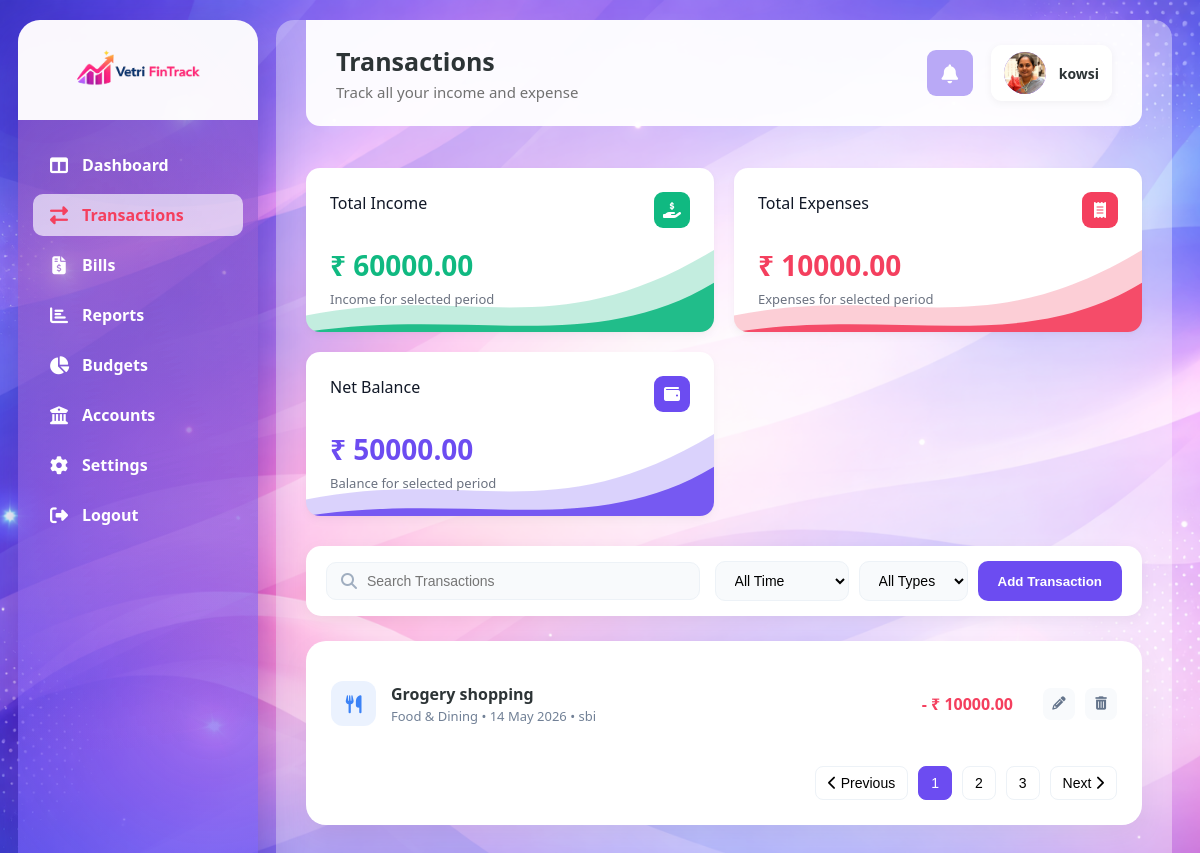
Screenshot of /transactions/ (signed in) with the database file from the repository.
### dashboard/models.py (models this page shows, shortened)
class UserProfile(models.Model):
    user = models.OneToOneField(User, on_delete=models.CASCADE, related_name='profile')
    income_source = models.CharField(max_length=50, blank=True, null=True)
    monthly_income = models.DecimalField(max_digits=12, decimal_places=2, blank=True, null=True)
    money_management_methods = models.JSONField(default=list, blank=True, null=True)
    phone_number = models.CharField(max_length=20, blank=True, null=True)
    currency = models.CharField(max_length=10, default='INR')
    two_factor_auth = models.BooleanField(default=False)
    bill_reminders = models.BooleanField(default=True)
    budget_alerts = models.BooleanField(default=True)
    transaction_alerts = models.BooleanField(default=False)
    upi_connected = models.BooleanField(default=True)
    bank_account_connected = models.BooleanField(default=True)
    profile_picture = models.ImageField(upload_to='profile_pics/', blank=True, null=True)
    onboarding_completed = models.BooleanField(default=False)
    created_at = models.DateTimeField(auto_now_add=True)

class Account(models.Model):
    user = models.ForeignKey(User, on_delete=models.CASCADE, related_name='accounts')
    type = models.CharField(max_length=50, choices=[('bank', 'Bank'), ('upi', 'UPI'), ('wallet', 'Wallet'), ('credit_card', 'Credit Card')])
    account_holder_name = models.CharField(max_length=200, blank=True, null=True)
    account_type = models.CharField(max_length=100, blank=True, null=True)
    account_number = models.CharField(max_length=100, blank=True, null=True)
    provider = models.CharField(max_length=100, blank=True, null=True)
    initial_balance = models.DecimalField(max_digits=12, decimal_places=2, default=0)
    created_at = models.DateTimeField(auto_now_add=True)

class Transaction(models.Model):
    user = models.ForeignKey(User, on_delete=models.CASCADE, related_name='transactions', blank=True, null=True)
    account = models.ForeignKey(Account, on_delete=models.SET_NULL, related_name='transactions', blank=True, null=True)
    title = models.CharField(max_length=200)
    amount = models.DecimalField(max_digits=10, decimal_places=2)
    category = models.ForeignKey(Category, on_delete=models.CASCADE)
    date = models.DateField()
    description = models.TextField(blank=True, null=True)
    created_at = models.DateTimeField(default=timezone.now)

class Category(models.Model):
    name = models.CharField(max_length=100)
    type = models.CharField(max_length=20, choices=[('income', 'Income'), ('expense', 'Expense')])

### dashboard/views.py (the view)
# urls.py: path('transactions/', views.transactions_view, name='transactions'),
def transactions_view(request):
    if not request.user.is_authenticated:
        return redirect('login')
    profile = get_or_create_profile(request.user)
    account_holder = request.user.first_name or request.user.username
    accounts = Account.objects.filter(user=request.user).order_by('-created_at')
    if accounts.exists():
        account_holder = accounts.first().account_holder_name or account_holder
    date_range = request.GET.get('date_range', 'all')
    transaction_type = request.GET.get('type', 'all')
    search_query = request.GET.get('search', '')
    transactions_query = Transaction.objects.filter(user=request.user).select_related('category', 'account').order_by('-date')
    if search_query:
        transactions_query = transactions_query.filter(title__icontains=search_query)
    if transaction_type != 'all':
        transactions_query = transactions_query.filter(category__type=transaction_type)
    today = timezone.localdate()
    if date_range == '7_days':
        transactions_query = transactions_query.filter(date__gte=today - timezone.timedelta(days=7))
    elif date_range == '30_days':
        transactions_query = transactions_query.filter(date__gte=today - timezone.timedelta(days=30))
    elif date_range == '90_days':
        transactions_query = transactions_query.filter(date__gte=today - timezone.timedelta(days=90))
    total_income = transactions_query.filter(category__type='income').aggregate(Sum('amount'))['amount__sum'] or Decimal('0')
    if profile.monthly_income:
        total_income += profile.monthly_income
    total_expense = transactions_query.filter(category__type='expense').aggregate(Sum('amount'))['amount__sum'] or Decimal('0')
    net_balance = total_income - total_expense
    categories = Category.objects.all()
    context = {        'profile': profile,
        'account_holder': account_holder,
        'transactions': transactions_query,
        'total_income': total_income,
        'total_expense': total_expense,
        'net_balance': net_balance,
        'categories': categories,
        'accounts': accounts,
        'date_range': date_range,
        'transaction_type': transaction_type,
        'search_query': search_query,
        'transaction_form': TransactionForm(user=request.user),
    }
    return render(request, 'transactions.html', context)

### templates/transactions.html (shortened to what this page needs)
{% extends 'base_dashboard.html' %}
{% load static %}
{% block extra_head %}
<link rel="stylesheet" href="{% static 'css/transactions.css' %}?v=1.1">
{% endblock %}
{% block page_title %}Transactions{% endblock %}
{% block page_subtitle %}Track all your income and expense{% endblock %}
{% block content %}
<div class="transactions-container">
    <section class="transactions-summary-grid">
        <div class="summary-card card-income">
            <div class="card-header">
                <div class="card-title">Total Income</div>
                <div class="card-icon"><i class="fas fa-hand-holding-usd"></i></div>
            </div>
            <div class="card-amount">&#8377; {{ total_income|floatformat:2 }}</div>
            <div class="card-label">Income for selected period</div>
        </div>
        <div class="summary-card card-expense">
            <div class="card-header">
                <div class="card-title">Total Expenses</div>
                <div class="card-icon"><i class="fas fa-receipt"></i></div>
            </div>
            <div class="card-amount">&#8377; {{ total_expense|floatformat:2 }}</div>
            <div class="card-label">Expenses for selected period</div>
        </div>
        <div class="summary-card card-balance">
            <div class="card-header">
                <div class="card-title">Net Balance</div>
                <div class="card-icon"><i class="fas fa-wallet"></i></div>
            </div>
            <div class="card-amount">&#8377; {{ net_balance|floatformat:2 }}</div>
            <div class="card-label">Balance for selected period</div>
        </div>
    </section>
    <div class="transactions-controls">
        <div class="search-box">
            <form method="GET" id="filter-form">
                <i class="fas fa-search"></i>
                <input type="text" name="search" placeholder="Search Transactions" value="{{ search_query }}">
            </form>
        </div>
        <div class="filter-group">
            <select name="date_range" onchange="applyFilters()">
                <option value="all" {% if date_range == 'all' %}selected{% endif %}>All Time</option>
            </select>
            <select name="type" onchange="applyFilters()">
                <option value="all" {% if transaction_type == 'all' %}selected{% endif %}>All Types</option>
            </select>
            <button class="add-btn" onclick="openModal()">Add Transaction</button>
        </div>
    </div>
    <div class="transactions-table-container">
        <div class="transactions-list">
            {% for t in transactions %}
            <div class="transaction-item">
                <div class="item-left">
                    <div class="item-icon
                        {% if t.category.name|lower == 'food & dining' %}icon-food
                        {% elif t.category.name|lower == 'shopping' %}icon-shopping
                        {% elif t.category.name|lower == 'entertainment' %}icon-entertainment
                        {% elif t.category.name|lower == 'bills & utilities' %}icon-bills
                        {% elif t.category.name|lower == 'transportation' %}icon-transport
                        {% elif t.category.type == 'income' %}icon-income
                        {% else %}icon-other{% endif %}">
                        <i class="fas
                            {% if t.category.name|lower == 'food & dining' %}fa-utensils
                            {% elif t.category.name|lower == 'shopping' %}fa-shopping-bag
                            {% elif t.category.name|lower == 'entertainment' %}fa-film
                            {% elif t.category.name|lower == 'bills & utilities' %}fa-file-invoice-dollar
                            {% elif t.category.name|lower == 'transportation' %}fa-car
                            {% elif t.category.type == 'income' %}fa-money-bill-wave
                            {% else %}fa-exchange-alt{% endif %}"></i>
                    </div>
                    <div class="item-info">
                        <h4>{{ t.title }}</h4>
                        <p>{{ t.category.name }} • {{ t.date|date:"d M Y" }} • {{ t.account.provider|default:"Manual" }}</p>
                    </div>
                </div>
                <div class="item-right">
                    <div class="item-amount {% if t.category.type == 'income' %}amount-income{% else %}amount-expense{% endif %}">
                        {% if t.category.type == 'income' %}+{% else %}-{% endif %} ₹ {{ t.amount|floatformat:2 }}
                    </div>
                    <div class="item-actions">
                        <button class="action-btn"><i class="fas fa-pencil-alt"></i></button>
                        <form method="POST" action="{% url 'delete_transaction' t.id %}" style="display: inline;" onsubmit="return confirm('Are you sure you want to delete this transaction?');">
                            <button type="submit" class="action-btn"><i class="fas fa-trash-alt"></i></button>
                        </form>
                    </div>
                </div>
            </div>
            {% empty %}
            <div class="empty-state" style="text-align: center; padding: 40px;">
                <img src="{% static 'images/bills.png' %}" alt="No transactions" style="width: 150px; opacity: 0.5; margin-bottom: 20px;">
                <p style="color: #718096;">No transactions found.</p>
            </div>
            {% endfor %}
        </div>
        <div class="pagination">
            <button class="page-btn"><i class="fas fa-chevron-left"></i> Previous</button>
            <button class="page-btn active">1</button>
            <button class="page-btn">2</button>
            <button class="page-btn">3</button>
            <button class="page-btn">Next <i class="fas fa-chevron-right"></i></button>
        </div>
    </div>
</div>
{% endblock %}

### templates/base_dashboard.html (shortened to what this page needs)
<!DOCTYPE html>
<html lang="en">
<head>
    <link rel="stylesheet" href="https://cdnjs.cloudflare.com/ajax/libs/font-awesome/6.4.0/css/all.min.css">
    <link rel="stylesheet" href="/static/css/new_dashboard.css?v=1.2">
    {% block extra_head %}{% endblock %}
</head>
<body>
    <div class="dashboard-wrapper">
        <aside class="sidebar">
            <div class="logo">
                <img src="/static/images/vetrilogo.png" alt="Vetri PinTrack logo">
            </div>
            <nav class="nav-menu">
                {% url 'dashboard' as dash_url %}
                <a href="{{ dash_url }}" class="nav-item {% if request.path == dash_url %}active{% endif %}"><i class="fas fa-columns"></i><span>Dashboard</span></a>
                {% url 'transactions' as transactions_url %}
                <a href="{{ transactions_url }}" class="nav-item {% if request.path == transactions_url %}active{% endif %}"><i class="fas fa-exchange-alt"></i><span>Transactions</span></a>
                {% url 'bills' as bills_url %}
                <a href="{{ bills_url }}" class="nav-item {% if request.path == bills_url %}active{% endif %}"><i class="fas fa-file-invoice-dollar"></i><span>Bills</span></a>
                {% url 'reports' as reports_url %}
                <a href="{{ reports_url }}" class="nav-item {% if request.path == reports_url %}active{% endif %}"><i class="fas fa-chart-bar"></i><span>Reports</span></a>
                {% url 'budgets' as budgets_url %}
                <a href="{{ budgets_url }}" class="nav-item {% if request.path == budgets_url %}active{% endif %}"><i class="fas fa-chart-pie"></i><span>Budgets</span></a>
                {% url 'accounts' as accounts_url %}
                <a href="{{ accounts_url }}" class="nav-item {% if request.path == accounts_url %}active{% endif %}"><i class="fas fa-university"></i><span>Accounts</span></a>
                {% url 'settings' as settings_url %}
                <a href="{{ settings_url }}" class="nav-item {% if request.path == settings_url %}active{% endif %}"><i class="fas fa-cog"></i><span>Settings</span></a>
                <a href="{% url 'logout' %}" class="nav-item"><i class="fas fa-sign-out-alt"></i><span>Logout</span></a>
            </nav>
        </aside>
        <main class="main-content">
            <header class="top-bar">
                <div>
                    <h1 class="page-title">{% block page_title %}Dashboard{% endblock %}</h1>
                    <p class="page-subtitle">{% block page_subtitle %}Welcome back! Here's your financial overview{% endblock %}</p>
                </div>
                <div class="top-right">
                    <div class="notifications-wrapper" style="position: relative;">
                        <div class="notifications-btn" id="notifToggle" style="cursor: pointer; position: relative;">
                            <i class="fas fa-bell"></i>
                        </div>
                    </div>
                    <div class="user-profile">
                        <div class="user-avatar">
                            {% if profile.profile_picture %}
                                <img src="{{ profile.profile_picture.url }}" alt="User Avatar" style="width: 100%; height: 100%; border-radius: 50%; object-fit: cover;">
                            {% elif profile.user.first_name and profile.user.last_name %}
                                <img src="https://ui-avatars.com/api/?name={{ profile.user.first_name }}+{{ profile.user.last_name }}&background=random&color=fff" alt="User Avatar" style="width: 100%; height: 100%; border-radius: 50%;">
                            {% else %}
                                <img src="/static/images/default_avatar.jpg" onerror="this.src='https://ui-avatars.com/api/?name={{ account_holder }}&background=random&color=fff';" alt="User Avatar" style="width: 100%; height: 100%; border-radius: 50%; object-fit: cover;">
                            {% endif %}
                        </div>
                        <span class="user-name">{{ account_holder }}</span>
                    </div>
                </div>
            </header>
            {% block content %}
            {% endblock %}
        </main>
    </div>
</body>
</html>

### rows the page displays
UserProfile: profile_picture (picture)
Account: account_holder_name "kowsi"
Transaction: title "Grogery shopping", category.name "Food & Dining", date "14 May 2026", account.provider "sbi", amount "10000.00"

### other values shown
{{ total_income|floatformat:2 }} "60000.00"
{{ total_expense|floatformat:2 }} "10000.00"
{{ net_balance|floatformat:2 }} "50000.00"
